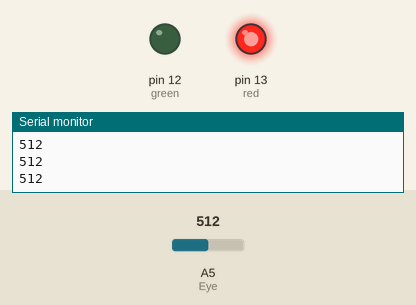
Recording of a sketch running on a simulated Arduino Uno, built with avr-gcc and run on an emulated ATmega328P. Shown: output pins drawn as LEDs (lit = HIGH), the last lines printed to the serial monitor. The test bench sets the inputs (shaded band); at power-on: A5 (Eye) = 512.

Above: at 1.2 s.
1.3 s: A5 (Eye) set to 218
2.8 s: A5 (Eye) set to 182
At 3.9 s:
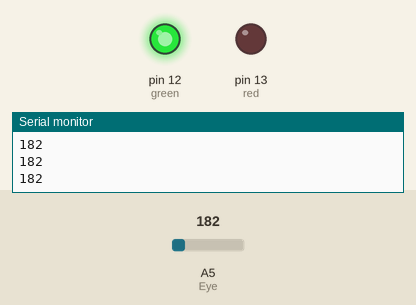
4.3 s: A5 (Eye) set to 210
At 5.0 s:
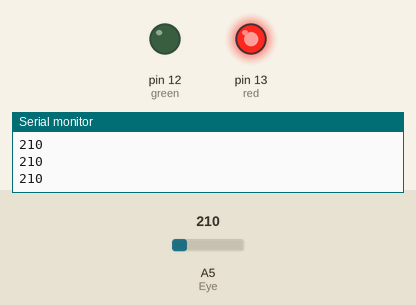
5.8 s: A5 (Eye) set to 190
At 6.2 s:
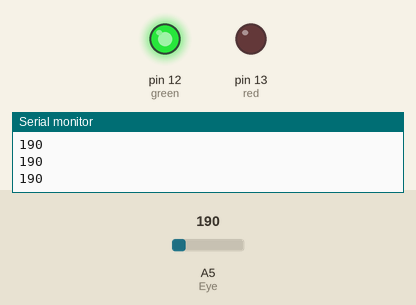
Timing chart, 0 to 8.3 s (numbered marks = the images above; inputs shaded):
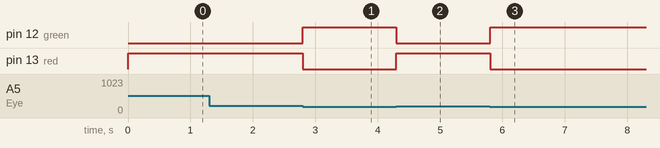

The sketch:

Eye_and_led.ino
```cpp
int red = 13, green=12,Eye=A5;

void setup()
  {
  pinMode(red, OUTPUT);
  pinMode (green, OUTPUT);
  Serial.begin(9600);
  }

void loop()
  {
    Serial.println(analogRead(Eye));
    int distance= (analogRead(Eye));
    if (distance > 200)
    {
      digitalWrite(green,LOW);
      digitalWrite(red, HIGH);
    }
    else
    {
      digitalWrite(red, LOW);
      digitalWrite(green, HIGH);
    }
  }
```

Measured:
- the behaviour switches between 201 and 200 on A5 (Eye) (found by bisection; images 0 and 1)
- after the input at 2.8 s, pin 12 (green): LOW → HIGH at once; pin 13 (red): HIGH → LOW at once
- after the input at 4.3 s, pin 12 (green): HIGH → LOW at once; pin 13 (red): LOW → HIGH at once
- after the input at 5.8 s, pin 12 (green): LOW → HIGH at once; pin 13 (red): HIGH → LOW at once
